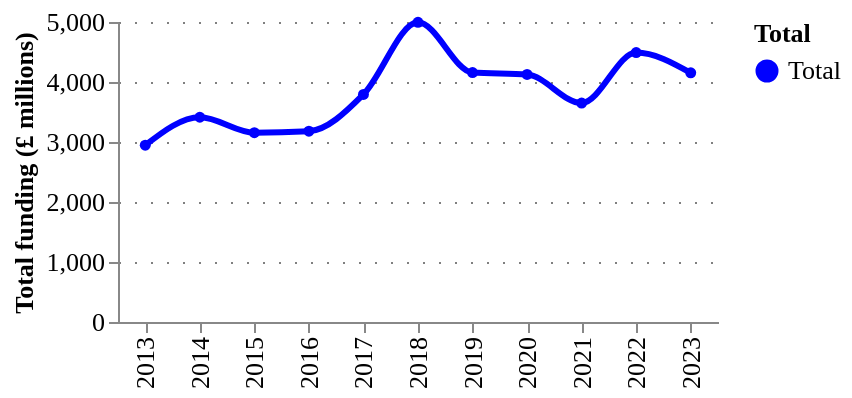

Notebook cell for this chart:
### Code cell
fig = pu.ts_smooth(
    baseline_df.assign(Total="Total").assign(amount = lambda df: df.amount/1000),
    ["Total"],
    variable= "amount",
    variable_title = "Total funding (£ millions)",
    category_column = "Total",
    width = 300,
    height = 150,
    legend_orient='right',
)
pu.configure_plots(fig)

### Figure 1 — Vega-Lite specification as saved in the notebook (floating-point values rounded to 4 significant figures)
{"config": {"title": {"font": "Averta", "anchor": "start"}, "subtitle": {"font": "Averta"}, "axis": {"labelFont": "Averta", "titleFont": "Averta", "gridColor": "grey", "gridDash": [1, 7], "labelFontSize": 13, "titleFontSize": 13}, "header": {"labelFont": "Averta", "titleFont": "Averta"}, "legend": {"labelFont": "Averta", "titleFont": "Averta", "labelFontSize": 13, "titleFontSize": 13}, "range": {"category": ["#0000FF", "#FDB633", "#18A48C", "#9A1BBE", "#EB003B", "#FF6E47", "#646363", "#0F294A", "#97D9E3", "#A59BEE", "#F6A4B7", "#D2C9C0", "#FFFFFF", "#000000"], "ordinal": {"scheme": ["#0000FF", "#FDB633", "#18A48C", "#9A1BBE", "#EB003B", "#FF6E47", "#646363", "#0F294A", "#97D9E3", "#A59BEE", "#F6A4B7", "#D2C9C0", "#FFFFFF", "#000000"]}}, "view": {"strokeWidth": 0}}, "data": {"name": "data-1c834b8aa445a2015651aa2e679d4aa7"}, "mark": {"type": "line", "interpolate": "monotone", "point": {"filled": true, "size": 30}, "size": 3, "strokeDash": [0]}, "encoding": {"color": {"field": "Total", "legend": {"orient": "right"}, "scale": {}, "type": "nominal"}, "tooltip": [{"field": "year", "title": "Year", "type": "ordinal"}, {"field": "Total", "type": "nominal"}, {"field": "amount", "format": ".3f", "title": "Total funding (£ millions)", "type": "quantitative"}], "x": {"field": "year", "title": "", "type": "ordinal"}, "y": {"field": "amount", "title": "Total funding (£ millions)", "type": "quantitative"}}, "height": 150, "title": {"anchor": "start", "text": "", "fontSize": 14, "subtitle": "", "subtitleFont": "Averta", "subtitleFontSize": 13}, "width": 300, "$schema": "https://vega.github.io/schema/vega-lite/v4.17.0.json", "datasets": {"data-1c834b8aa445a2015651aa2e679d4aa7": [{"year": 2013, "counts": 6958, "amount": 2947.0, "Total": "Total"}, {"year": 2014, "counts": 6612, "amount": 3413.0, "Total": "Total"}, {"year": 2015, "counts": 8187, "amount": 3156.0, "Total": "Total"}, {"year": 2016, "counts": 7949, "amount": 3180.0, "Total": "Total"}, {"year": 2017, "counts": 10623, "amount": 3793.0, "Total": "Total"}, {"year": 2018, "counts": 9933, "amount": 4995.0, "Total": "Total"}, {"year": 2019, "counts": 10814, "amount": 4157.0, "Total": "Total"}, {"year": 2020, "counts": 13451, "amount": 4125.0, "Total": "Total"}, {"year": 2021, "counts": 11131, "amount": 3649.0, "Total": "Total"}, {"year": 2022, "counts": 12192, "amount": 4490.0, "Total": "Total"}, {"year": 2023, "counts": 7337, "amount": 4152.0, "Total": "Total"}]}}
